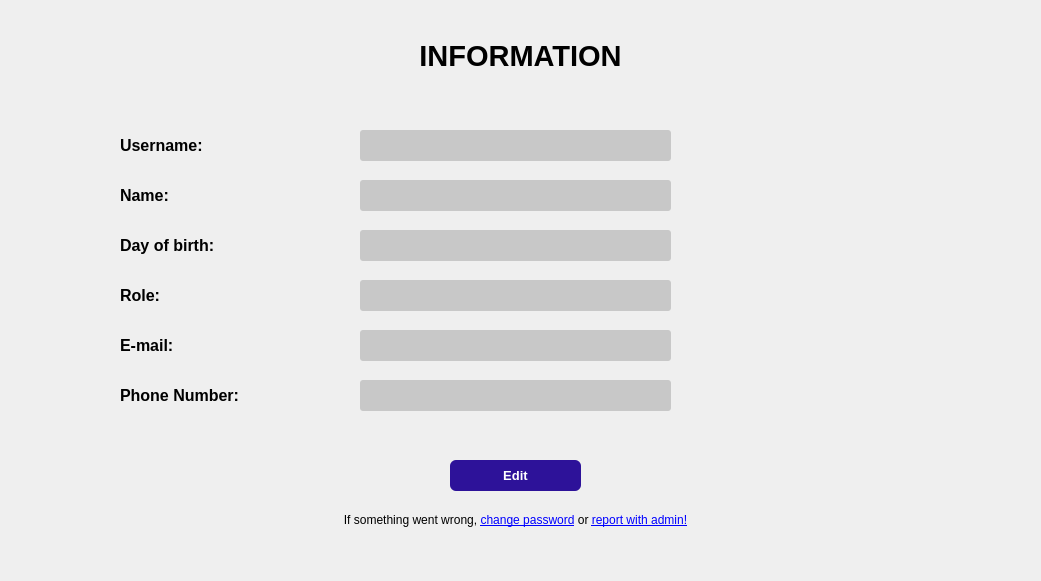
<?xml version="1.0" encoding="UTF-8"?>
<ui version="4.0">
 <class>UserInformationPageUI</class>
 <widget class="QWidget" name="UserInformationPageUI">
  <property name="geometry">
   <rect>
    <x>0</x>
    <y>0</y>
    <width>1041</width>
    <height>581</height>
   </rect>
  </property>
  <property name="windowTitle">
   <string>Form</string>
  </property>
  <widget class="QLabel" name="label">
   <property name="geometry">
    <rect>
     <x>345</x>
     <y>30</y>
     <width>351</width>
     <height>51</height>
    </rect>
   </property>
   <property name="font">
    <font>
     <pointsize>22</pointsize>
     <weight>75</weight>
     <bold>true</bold>
    </font>
   </property>
   <property name="text">
    <string>INFORMATION</string>
   </property>
   <property name="alignment">
    <set>Qt::AlignCenter</set>
   </property>
  </widget>
  <widget class="QLabel" name="label_2">
   <property name="geometry">
    <rect>
     <x>120</x>
     <y>130</y>
     <width>131</width>
     <height>31</height>
    </rect>
   </property>
   <property name="font">
    <font>
     <pointsize>12</pointsize>
     <weight>75</weight>
     <bold>true</bold>
    </font>
   </property>
   <property name="text">
    <string>Username:</string>
   </property>
  </widget>
  <widget class="QLabel" name="label_3">
   <property name="geometry">
    <rect>
     <x>120</x>
     <y>180</y>
     <width>131</width>
     <height>31</height>
    </rect>
   </property>
   <property name="font">
    <font>
     <pointsize>12</pointsize>
     <weight>75</weight>
     <bold>true</bold>
    </font>
   </property>
   <property name="text">
    <string>Name:</string>
   </property>
  </widget>
  <widget class="QLabel" name="label_4">
   <property name="geometry">
    <rect>
     <x>120</x>
     <y>230</y>
     <width>131</width>
     <height>31</height>
    </rect>
   </property>
   <property name="font">
    <font>
     <pointsize>12</pointsize>
     <weight>75</weight>
     <bold>true</bold>
    </font>
   </property>
   <property name="text">
    <string>Day of birth:</string>
   </property>
  </widget>
  <widget class="QLabel" name="label_5">
   <property name="geometry">
    <rect>
     <x>120</x>
     <y>280</y>
     <width>131</width>
     <height>31</height>
    </rect>
   </property>
   <property name="font">
    <font>
     <pointsize>12</pointsize>
     <weight>75</weight>
     <bold>true</bold>
    </font>
   </property>
   <property name="text">
    <string>Role:</string>
   </property>
  </widget>
  <widget class="QLabel" name="label_6">
   <property name="geometry">
    <rect>
     <x>120</x>
     <y>380</y>
     <width>131</width>
     <height>31</height>
    </rect>
   </property>
   <property name="font">
    <font>
     <pointsize>12</pointsize>
     <weight>75</weight>
     <bold>true</bold>
    </font>
   </property>
   <property name="text">
    <string>Phone Number:</string>
   </property>
  </widget>
  <widget class="QLabel" name="label_7">
   <property name="geometry">
    <rect>
     <x>120</x>
     <y>330</y>
     <width>131</width>
     <height>31</height>
    </rect>
   </property>
   <property name="font">
    <font>
     <pointsize>12</pointsize>
     <weight>75</weight>
     <bold>true</bold>
    </font>
   </property>
   <property name="text">
    <string>E-mail:</string>
   </property>
  </widget>
  <widget class="QLineEdit" name="username">
   <property name="geometry">
    <rect>
     <x>360</x>
     <y>130</y>
     <width>311</width>
     <height>31</height>
    </rect>
   </property>
   <property name="styleSheet">
    <string notr="true">QLineEdit {
	border: 0px;
	border-radius: 3px;
	background-color: rgb(200, 200, 200);
}</string>
   </property>
  </widget>
  <widget class="QLineEdit" name="name">
   <property name="geometry">
    <rect>
     <x>360</x>
     <y>180</y>
     <width>311</width>
     <height>31</height>
    </rect>
   </property>
   <property name="styleSheet">
    <string notr="true">QLineEdit {
	border: 0px;
	border-radius: 3px;
	background-color: rgb(200, 200, 200);
}</string>
   </property>
  </widget>
  <widget class="QLineEdit" name="role">
   <property name="geometry">
    <rect>
     <x>360</x>
     <y>280</y>
     <width>311</width>
     <height>31</height>
    </rect>
   </property>
   <property name="styleSheet">
    <string notr="true">QLineEdit {
	border: 0px;
	border-radius: 3px;
	background-color: rgb(200, 200, 200);
}</string>
   </property>
  </widget>
  <widget class="QLineEdit" name="dayOfBirth">
   <property name="geometry">
    <rect>
     <x>360</x>
     <y>230</y>
     <width>311</width>
     <height>31</height>
    </rect>
   </property>
   <property name="toolTip">
    <string>yyyy/mm/dd</string>
   </property>
   <property name="toolTipDuration">
    <number>10</number>
   </property>
   <property name="styleSheet">
    <string notr="true">QLineEdit {
	border: 0px;
	border-radius: 3px;
	background-color: rgb(200, 200, 200);
}</string>
   </property>
  </widget>
  <widget class="QLineEdit" name="phoneNumber">
   <property name="geometry">
    <rect>
     <x>360</x>
     <y>380</y>
     <width>311</width>
     <height>31</height>
    </rect>
   </property>
   <property name="styleSheet">
    <string notr="true">QLineEdit {
	border: 0px;
	border-radius: 3px;
	background-color: rgb(200, 200, 200);
}</string>
   </property>
  </widget>
  <widget class="QLineEdit" name="email">
   <property name="geometry">
    <rect>
     <x>360</x>
     <y>330</y>
     <width>311</width>
     <height>31</height>
    </rect>
   </property>
   <property name="styleSheet">
    <string notr="true">QLineEdit {
	border: 0px;
	border-radius: 3px;
	background-color: rgb(200, 200, 200);
}</string>
   </property>
  </widget>
  <widget class="QPushButton" name="pushButton">
   <property name="geometry">
    <rect>
     <x>450</x>
     <y>460</y>
     <width>131</width>
     <height>31</height>
    </rect>
   </property>
   <property name="font">
    <font>
     <pointsize>10</pointsize>
     <weight>75</weight>
     <bold>true</bold>
    </font>
   </property>
   <property name="styleSheet">
    <string notr="true">QPushButton {
          background-color: rgb(45, 18, 153);
          color: #fff; 
          border-radius: 6px;
      } 
      QPushButton:hover { 
          background-color: rgb(55, 45, 135);
      }
      QPushButton:hover:!pressed{
          border: 1.5px solid rgb(50, 45, 50);
      }</string>
   </property>
   <property name="text">
    <string>Edit</string>
   </property>
  </widget>
  <widget class="QLabel" name="label_8">
   <property name="geometry">
    <rect>
     <x>330</x>
     <y>510</y>
     <width>371</width>
     <height>20</height>
    </rect>
   </property>
   <property name="text">
    <string>If something went wrong, &lt;a href=&quot;change_password&quot;&gt; change password&lt;/a&gt; or &lt;a href = &quot;report&quot;&gt;report with admin!&lt;/a&gt;</string>
   </property>
   <property name="alignment">
    <set>Qt::AlignCenter</set>
   </property>
  </widget>
  <widget class="QLabel" name="error_log">
   <property name="geometry">
    <rect>
     <x>330</x>
     <y>430</y>
     <width>371</width>
     <height>20</height>
    </rect>
   </property>
   <property name="styleSheet">
    <string notr="true">color: red;</string>
   </property>
   <property name="text">
    <string/>
   </property>
   <property name="alignment">
    <set>Qt::AlignCenter</set>
   </property>
  </widget>
 </widget>
 <resources/>
 <connections/>
</ui>
